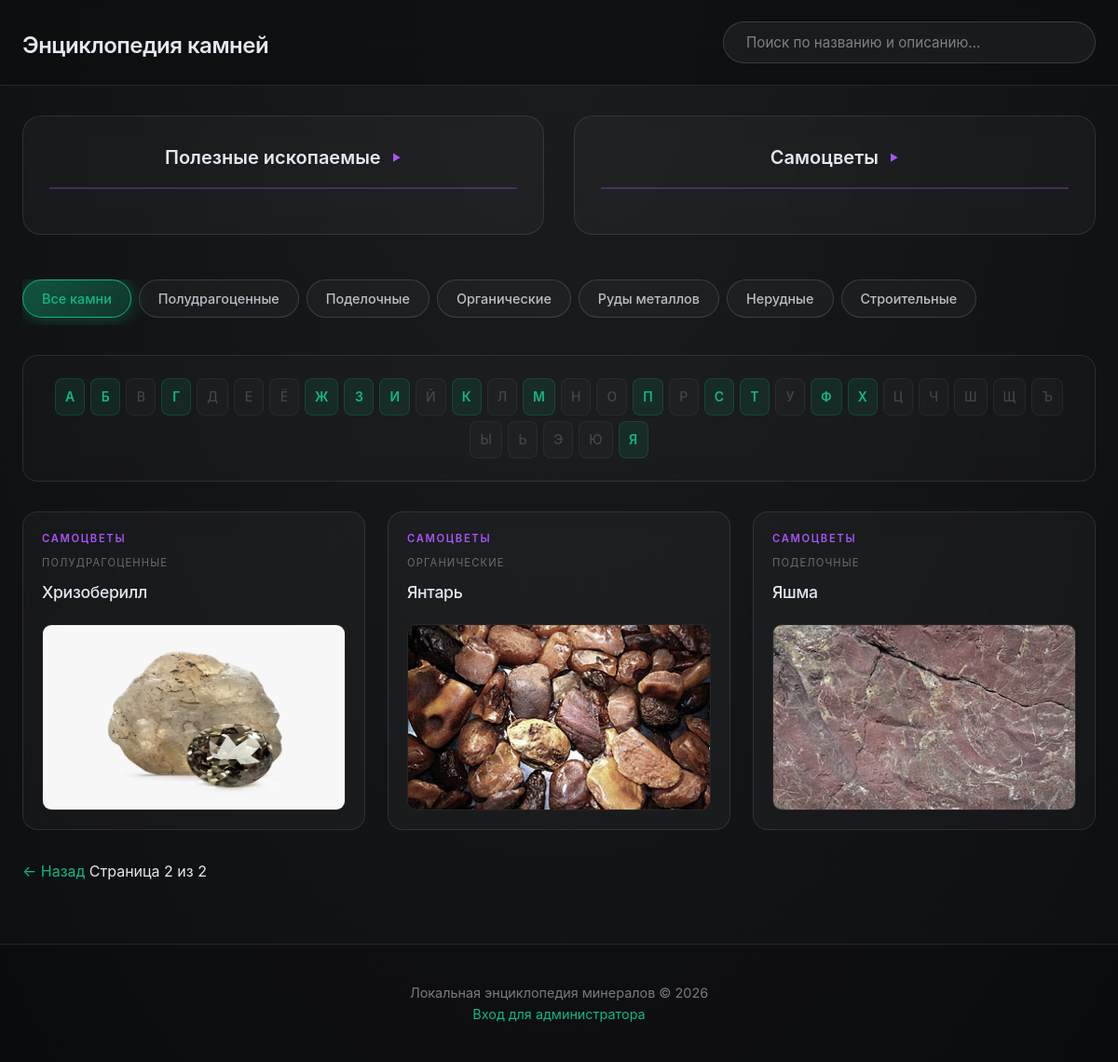
/catalog?page=2&category=&parent_category=&letter=, run on the app's committed database.
### models.py (models this page shows, shortened)
class Gem(db.Model):
    __tablename__ = 'gems'
    id = db.Column(db.Integer, primary_key=True)
    name = db.Column(db.String(100), nullable=False, index=True)
    slug = db.Column(db.String(100), unique=True, nullable=False, index=True)
    category = db.Column(db.String(50), nullable=False)  # руды металлов/нерудные/строительные/полудрагоценный/поделочный/органический
    parent_category = db.Column(db.String(50), nullable=True)  # полезные ископаемые/самоцветы
    description = db.Column(db.Text, nullable=False)
    properties = db.Column(db.Text)  # физические/химические свойства
    locations = db.Column(db.Text)   # места добычи
    facts = db.Column(db.Text)       # интересные факты
    zodiac = db.Column(db.Text)      # зодиакальные характеристики
    magic_props = db.Column(db.Text) # магические свойства
    image_filename = db.Column(db.String(200))  # имя файла изображения
    gallery = db.Column(db.Text)  # JSON список дополнительных фото
    created_at = db.Column(db.DateTime, default=datetime.utcnow)
    updated_at = db.Column(db.DateTime, default=datetime.utcnow, onupdate=datetime.utcnow)

### app.py (the view)
@app.route('/catalog')
def catalog():
    page = request.args.get('page', 1, type=int)
    category = request.args.get('category', '')
    parent_category = request.args.get('parent_category', '')
    letter = request.args.get('letter', '')  # Новая переменная для буквы
    search_query = request.args.get('q', '')  # Поиск
    per_page = 20  # Карточек на страницу
    if category:
        category = CATEGORY_PLURAL_TO_SINGULAR.get(category, category)
    query = Gem.query
    if category:
        query = query.filter_by(category=category)
    elif parent_category:
        query = query.filter_by(parent_category=parent_category)
    if letter:
        query = query.filter(Gem.name.ilike(f'{letter}%'))
    if search_query:
        query = query.filter(Gem.name.ilike(f'%{search_query}%'))
    gems = query.order_by(Gem.name).paginate(page=page, per_page=per_page, error_out=False)
    return render_template('index.html',
                         gems=gems,
                         current_category=category,
                         current_parent_category=parent_category,
                         current_letter=letter,
                         pagination=gems)

### app.py (called while the page is built)
@app.template_filter('category_plural')
def category_plural_filter(category: str) -> str:
    if not category:
        return ''
    category_forms = {
        'поделочный': 'поделочные',
        'органический': 'органические',
        'полудрагоценный': 'полудрагоценные',
        'строительные': 'строительные',
        'нерудные': 'нерудные',
        'руды металлов': 'руды металлов',
    }
    return category_forms.get(category, category)

@app.context_processor
def inject_alphabet_index():
    from flask import request
    category = request.args.get('category', '')
    parent_category = request.args.get('parent_category', '')
    if category:
        category = CATEGORY_PLURAL_TO_SINGULAR.get(category, category)
    query = Gem.query
    if category:
        query = query.filter_by(category=category)
    elif parent_category:
        query = query.filter_by(parent_category=parent_category)
    alphabet_index = {}
    gems = query.order_by(Gem.name).all()
    for gem in gems:
        first_letter = gem.name[0].upper()
        if first_letter not in alphabet_index:
            alphabet_index[first_letter] = []
        alphabet_index[first_letter].append(gem)
    return dict(alphabet_index=alphabet_index, CATEGORY_PLURAL_TO_SINGULAR=CATEGORY_PLURAL_TO_SINGULAR)

### templates/index.html (shortened to what this page needs)
{% extends "base.html" %}
{% block content %}
<div class="gems-list">
{% if gems %}
    {% for gem in gems %}
    <article class="gem-card">
        <div class="gem-header">
            {% if gem.parent_category %}
            <a href="{{ url_for('catalog', parent_category=gem.parent_category) }}" class="gem-parent-category">{{ gem.parent_category }}</a>
            {% endif %}
            <span class="gem-category-label">{{ gem.category|category_plural }}</span>
            <h3 class="gem-name">
                <a href="{{ url_for('gem_detail', slug=gem.slug) }}">{{ gem.name }}</a>
            </h3>
        </div>
        {% if gem.image_filename %}
        <a href="{{ url_for('gem_detail', slug=gem.slug) }}" class="gem-image-link">
            <div class="gem-image-wrapper">
                <img src="{{ url_for('uploaded_file', filename=gem.image_filename) }}"
                     alt="{{ gem.name }}"
                     class="gem-image">
            </div>
        </a>
        {% else %}
        <a href="{{ url_for('gem_detail', slug=gem.slug) }}" class="gem-image-link">
            <div class="gem-image-wrapper">
                <div class="gem-placeholder"></div>
            </div>
        </a>
        {% endif %}
    </article>
    {% endfor %}
{% else %}
    <div class="empty-state">
        <p>По вашему запросу ничего не найдено.</p>
        <a href="{{ url_for('catalog') }}" class="btn-reset">Показать все камни</a>
    </div>
{% endif %}
</div>
{% if pagination and pagination.pages > 1 %}
<div class="pagination">
    {% if pagination.has_prev %}
    <a href="{{ url_for('catalog', page=pagination.prev_num, category=current_category, parent_category=current_parent_category, letter=current_letter) }}" class="page-btn">← Назад</a>
    {% endif %}
    <span class="page-info">Страница {{ pagination.page }} из {{ pagination.pages }}</span>
</div>
{% endif %}
{% endblock %}

### templates/base.html (shortened to what this page needs)
<!DOCTYPE html>
<html lang="ru">
<head>
    <link rel="stylesheet" href="{{ url_for('static', filename='css/dark-glass.css') }}">
    <link rel="stylesheet" href="{{ url_for('static', filename='css/dark-glass-cards.css') }}">
    <link rel="stylesheet" href="{{ url_for('static', filename='css/dark-glass-detail.css') }}">
</head>
<body>
    <header class="site-header">
        <div class="container">
            <h1><a href="{{ url_for('welcome') }}">Энциклопедия камней</a></h1>
            <form class="search-form" id="global-search" role="search" action="{{ url_for('catalog') }}">
                <input type="search" id="search-input" placeholder="Поиск по названию и описанию…" autocomplete="off">
            </form>
        </div>
    </header>
    {% if show_alphabet != false and request.endpoint != 'welcome' %}
    <div class="container">
        <section class="main-categories">
            <div class="main-category-block">
                <h2 class="main-category-title">
                    <button class="category-toggle-btn" data-target="fossils-subcats" aria-expanded="false" title="Показать подкатегории">
                        <span class="category-link-text">Полезные ископаемые</span>
                        <span class="toggle-arrow"></span>
                    </button>
                </h2>
            </div>
            <div class="main-category-block">
                <h2 class="main-category-title">
                    <button class="category-toggle-btn" data-target="gems-subcats" aria-expanded="false" title="Показать подкатегории">
                        <span class="category-link-text">Самоцветы</span>
                        <span class="toggle-arrow"></span>
                    </button>
                </h2>
            </div>
        </section>
    </div>
    {% endif %}
    {% if show_alphabet != false and request.endpoint != 'welcome' %}
    <div class="container">
        {% set current_cat = request.args.get('category', '') %}
        {% if current_cat %}
            {% set current_cat = CATEGORY_PLURAL_TO_SINGULAR.get(current_cat, current_cat) %}
        {% endif %}
        <section class="category-filter">
            <a href="{{ url_for('catalog') }}" class="cat-btn{% if not request.args.get('category') and not request.args.get('parent_category') and not request.args.get('letter') %} active{% endif %}">Все камни</a>
            <a href="{{ url_for('catalog', category='полудрагоценные') }}" class="cat-btn{% if current_cat == 'полудрагоценный' %} active{% endif %}">Полудрагоценные</a>
            <a href="{{ url_for('catalog', category='поделочные') }}" class="cat-btn{% if current_cat == 'поделочный' %} active{% endif %}">Поделочные</a>
            <a href="{{ url_for('catalog', category='органические') }}" class="cat-btn{% if current_cat == 'органический' %} active{% endif %}">Органические</a>
            <a href="{{ url_for('catalog', category='руды металлов') }}" class="cat-btn{% if current_cat == 'руды металлов' %} active{% endif %}">Руды металлов</a>
            <a href="{{ url_for('catalog', category='нерудные') }}" class="cat-btn{% if current_cat == 'нерудные' %} active{% endif %}">Нерудные</a>
            <a href="{{ url_for('catalog', category='строительные') }}" class="cat-btn{% if current_cat == 'строительные' %} active{% endif %}">Строительные</a>
        </section>
    </div>
    {% endif %}
    {% if show_alphabet != false and request.endpoint != 'welcome' %}
    <div class="container">
        <nav class="alphabet-index">
            {% set letters = 'АБВГДЕЁЖЗИЙКЛМНОПРСТУФХЦЧШЩЪЫЬЭЮЯ'|list %}
            {% for letter in letters %}
                {% if alphabet_index and letter in alphabet_index %}
                <a href="{{ url_for('catalog', letter=letter, category=request.args.get('category'), parent_category=request.args.get('parent_category')) }}" class="alphabet-letter">{{ letter }}</a>
                {% elif alphabet_index %}
                <span class="alphabet-letter alphabet-letter-empty">{{ letter }}</span>
                {% else %}
                <a href="{{ url_for('catalog', letter=letter, category=request.args.get('category'), parent_category=request.args.get('parent_category')) }}" class="alphabet-letter">{{ letter }}</a>
                {% endif %}
            {% endfor %}
        </nav>
    </div>
    {% endif %}
    <main class="container">
        {% block content %}{% endblock %}
    </main>
    <footer class="site-footer">
        <div class="container">
            <p>Локальная энциклопедия минералов &copy; 2026</p>
            <p><a href="{{ url_for('admin_login') }}">Вход для администратора</a>
            {% if config.get('DEBUG') %} | <a href="{{ url_for('debug_search') }}">Отладка поиска</a>{% endif %}</p>
        </div>
    </footer>
</body>
</html>

### static/css/dark-glass.css (style rules this page uses)
* { box-sizing: border-box; margin: 0; padding: 0; }
body { font-family: 'Inter', -apple-system, BlinkMacSystemFont, 'Segoe UI', Roboto, sans-serif; line-height: 1.6; color: #e2e8f0; background: radial-gradient(ellipse at top, #1a1c1e 0%, #0d0e10 100%); min-height: 100vh; }
.container { max-width: 1200px; margin: 0 auto; padding: 0 1.5rem; }
a { color: #10b981; text-decoration: none; transition: all 0.3s ease; }
.site-header { background: rgba(13, 14, 16, 0.8); backdrop-filter: blur(20px); -webkit-backdrop-filter: blur(20px); border-bottom: 1px solid rgba(255, 255, 255, 0.1); padding: 1.25rem 0; position: sticky; top: 0; z-index: 100; }
.site-header .container { display: flex; justify-content: space-between; align-items: center; flex-wrap: wrap; gap: 1rem; }
.site-header h1 a { text-decoration: none; color: #e2e8f0; font-size: 1.5rem; font-weight: 600; letter-spacing: -0.5px; transition: all 0.3s ease; }
.search-form { position: relative; width: 100%; max-width: 400px; }
#search-input { width: 100%; padding: 0.75rem 1.5rem; border: 1px solid rgba(255, 255, 255, 0.15); border-radius: 9999px; font-size: 0.95rem; font-family: inherit; background: rgba(255, 255, 255, 0.05); color: #e2e8f0; transition: all 0.3s ease; }
#search-input::placeholder { color: rgba(226, 232, 240, 0.5); }
.category-filter { display: flex; flex-wrap: wrap; gap: 0.5rem; margin: 1.5rem 0; overflow-x: auto; padding-bottom: 0.5rem; }
.cat-btn { padding: 0.5rem 1.25rem; text-decoration: none; color: rgba(226, 232, 240, 0.8); border: 1px solid rgba(255, 255, 255, 0.15); border-radius: 9999px; font-size: 0.9rem; font-weight: 500; background: rgba(255, 255, 255, 0.03); transition: all 0.3s ease; white-space: nowrap; }
.cat-btn.active { background: linear-gradient(135deg, rgba(16, 185, 129, 0.4), rgba(16, 185, 129, 0.2)); border-color: #10b981; color: #10b981; box-shadow: 0 0 20px rgba(16, 185, 129, 0.4); }
.main-categories { display: grid; grid-template-columns: repeat(2, 1fr); gap: 2rem; margin: 2rem 0 3rem; }
.main-category-block { background: rgba(255, 255, 255, 0.03); backdrop-filter: blur(12px); -webkit-backdrop-filter: blur(12px); border: 1px solid rgba(255, 255, 255, 0.1); border-radius: 20px; padding: 1.75rem; transition: all 0.3s ease; }
.main-category-title { font-size: 1.25rem; color: #e2e8f0; margin-bottom: 1.25rem; font-weight: 600; padding-bottom: 1rem; border-bottom: 2px solid rgba(168, 85, 247, 0.3); display: flex; align-items: center; justify-content: center; gap: 0.75rem; }
.category-toggle-btn { background: none; border: none; font: inherit; color: inherit; cursor: pointer; display: inline-flex; align-items: center; justify-content: center; gap: 0.75rem; padding: 0; transition: all 0.3s ease; width: 100%; }
.toggle-arrow::after { content: '▼'; font-size: 10px; display: block; transform: rotate(-90deg); transition: transform 0.3s ease; color: #a855f7; }

### static/css/dark-glass-detail.css (style rules this page uses)
.site-footer { margin-top: 4rem; padding: 2.5rem 0; border-top: 1px solid rgba(255, 255, 255, 0.1); text-align: center; color: rgba(226, 232, 240, 0.5); font-size: 0.9rem; background: rgba(0, 0, 0, 0.2); }
.site-footer a { color: #10b981; text-decoration: none; transition: all 0.3s ease; }
@media (max-width: 1200px) { .gems-list { grid-template-columns: repeat(3, 1fr); } }

### data on the page
Gem: parent_category "САМОЦВЕТЫ", category|category_plural "ПОЛУДРАГОЦЕННЫЕ", name "Хризоберилл", image_filename (picture)
Gem: parent_category "САМОЦВЕТЫ", category|category_plural "ОРГАНИЧЕСКИЕ", name "Янтарь", image_filename (picture)
Gem: parent_category "САМОЦВЕТЫ", category|category_plural "ПОДЕЛОЧНЫЕ", name "Яшма", image_filename (picture)

### other printed values
{{ letter }} "А" "Б" "Г" "Ж" "З" "И" "К" "М" "П" "С" "Т" "Ф" "Х" "Я"
{{ letter }} "В" "Д" "Е" "Ё" "Й" "Л" "Н" "О" "Р" "У" "Ц" "Ч" "Ш" "Щ" "Ъ" "Ы" "Ь" "Э" "Ю"
{{ pagination.page }} "2"
{{ pagination.pages }} "2"
